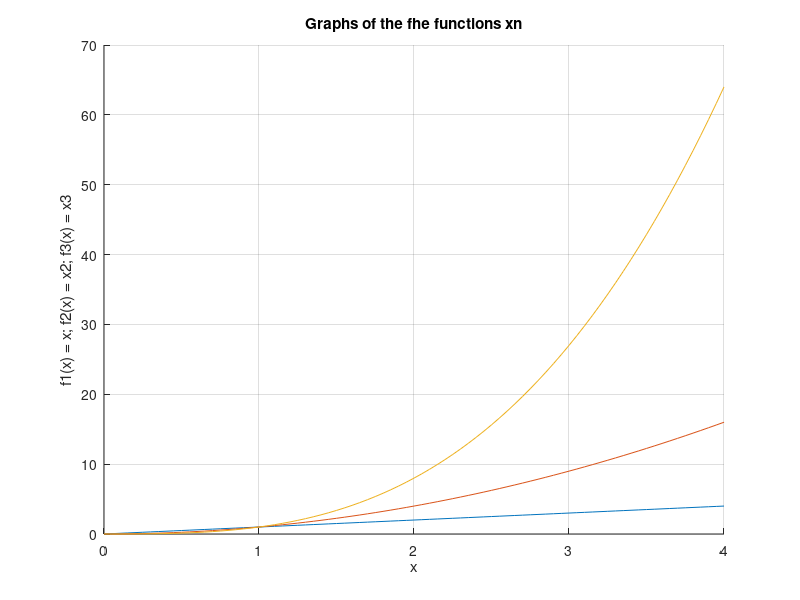
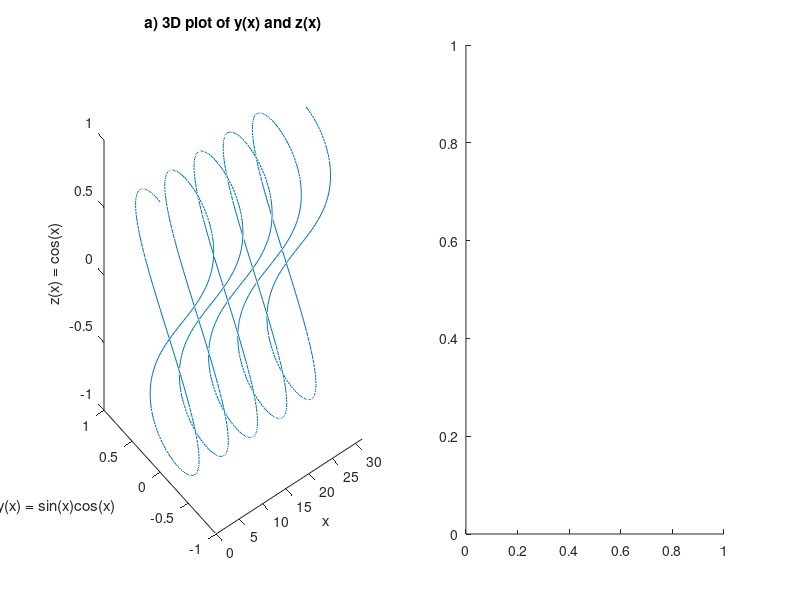

Recreate these plots in MATLAB, in order. (Note: this script raises an error after producing the figures.)
%% VAR-9 Gleb Sablin EDIfu25/2 09-21
clc; clear; close all;

% Mandatory 
x = linspace(0, 4, 81);
f1 = x;
f2 = x.^2;
f3 = x.^3;
figure; hold on; grid on;
plot(x, f1, x, f2, x, f3);
xlabel("x");
ylabel("f1(x) = x; f2(x) = x2; f3(x) = x3");
title("Graphs of the fhe functions xn")
hold off;

x_3d = (0:pi/100:10*pi);
y_3d = sin(x_3d).*cos(x_3d);
z_3d = cos(x_3d);
figure; hold on;
subplot(1, 2, 1);
plot3(x_3d, y_3d, z_3d);
xlabel('x');
ylabel('y(x) = sin(x)cos(x)');
zlabel('z(x) = cos(x)');
xlim([0 10*pi]);
ylim([-1 1]);
zlim([-1 1]);
title('a) 3D plot of y(x) and z(x)');
subplot(1, 2, 2);
polarplot(x_3d, y_3d);
rlim([0 0.5]);
title('b) Polar plot of y(x) = sin(x)cos(x)');


%% Complementary

clc; clear; close all;


A=6; f=4; o=1.2; U1=3.5; U2=2.5;
t = 0:0.001:1.5;
n = o * randn(size(t));
s = A*sin(2*pi*f*t) + 0.5*A*cos(4*pi*f*t);
sn = s + n;
above = sn(sn>U1);
sf = sn;
sf(abs(sf)<U2) = 0;

purpleColor = [0.5 0 0.5];   
mask_above = sn > U1;
t_above = t(mask_above);      

sn_max = max(sn);
sn_min = min(sn);
idx_max = find(sn == sn_max);   
idx_min = find(sn == sn_min);  

figure;

subplot(1, 2, 1);
plot(t, sn, '--', 'LineWidth', 1.5); hold on;
plot(t, sf, ':',  'LineWidth', 1.5);
yline(U1, 'Color', purpleColor, 'LineStyle', '-',  'LineWidth', 2);
yline(U2, 'Color', 'w',         'LineStyle', '-', 'LineWidth', 2);
hold off;
grid on;
xlim([t(1) t(end)]);
ylim([min([sn, sf, -U1, -U2]) - 1, max([sn, sf, U1, U2]) + 1]);
xlabel('Time, s');
ylabel('Voltage, V');
title('Original and Filtered Signal with Thresholds', ...
      'Color', purpleColor, 'FontSize', 16);
legend('Original signal s_n', 'Filtered signal s_f', ...
       'Threshold U_1', 'Threshold U_2', 'Location', 'best');


subplot(1, 2, 2);
stem(t_above, above, 'LineWidth', 1.5); hold on;
plot(t(idx_max), sn(idx_max), 'c*', 'MarkerSize', 8, 'LineWidth', 1.5);
plot(t(idx_min), sn(idx_min), 'mo', 'MarkerSize', 8, ...
     'MarkerFaceColor', 'm', 'LineWidth', 1.5);
hold off; grid on;
xlim([t(1) t(end)]);
ylim([sn_min - 1, sn_max + 1]);
xlabel('Time, s');
ylabel('Voltage, V');
title('Signal Values Above U_1 with Max/Min Markers', ...
      'Color', purpleColor, 'FontSize', 16);
legend('Values > U_1', 'Maximum voltage', 'Minimum voltage', ...
       'Location', 'best');
